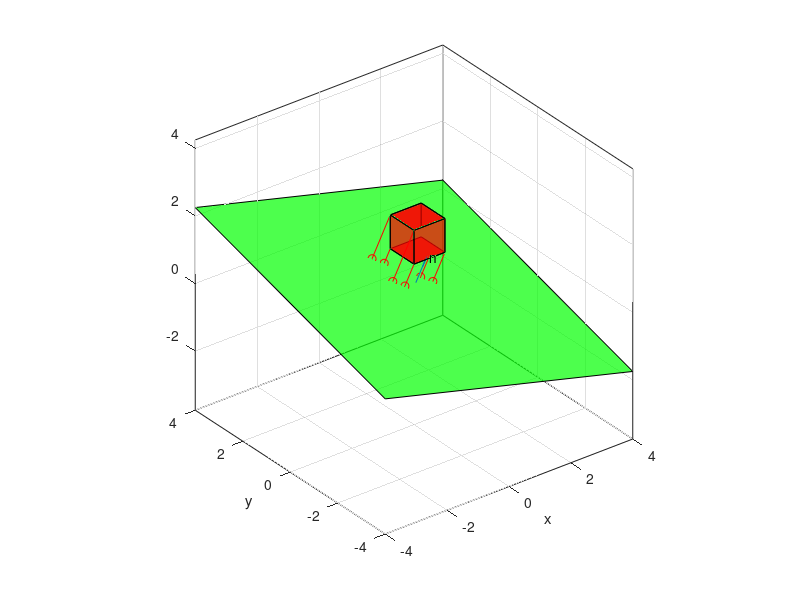

MATLAB code for this plot:
%% Uppgift 1a
X=[1 3 3];
Y=[1 3 1];
fill(X,Y, 'g', 'edgecolor', 'k', 'linewidth' ,1), hold on
axis equal, axis([-10 10 -1 10]), pause(1)
v=pi/6; 
A=[cos(v) -sin(v); sin(v) cos(v)];
P=[X;Y];

for i=1:3
    P=A*P;
    fill(P(1,:),P(2,:),'g','edgecolor','r','linewidth',1), pause(1)
end
hold off

%% 1b
X=[1 3 3];
Y=[1 3 1];
fill(X,Y, 'g', 'edgecolor', 'k', 'linewidth' ,1), hold on
axis equal, axis([-10 10 -1 10]), pause(1)
t=[-2;0.8];
P=[X;Y];

for i=1:3
    P=P+t*ones(size(X)); 
    fill(P(1,:),P(2,:),'g','edgecolor','r','linewidth',1), pause(1)
end
hold off


%% Uppgift 2
%Skapar en kub
H=[0 1 0 1 0 1 0 1; 0 0 1 1 0 0 1 1; 0 0 0 0 1 1 1 1];
S=[1 2 4 3; 1 2 6 5; 1 3 7 5; 3 4 8 7; 2 4 8 6; 5 6 8 7];

figure(1), clf, axis equal, axis ([-1.5 5 -1.5 5 -1 5]), grid on, box on, hold on, view(45,30)

for i=1:size(S,1)
    Si=S(i,:); 
    fill3(H(1,Si),H(2,Si),H(3,Si),'g','facealpha',0.7)
end

%Roterar kuben
v=pi/1.5;
A=[cos(v) -sin(v) 0; sin(v) cos(v) 0; 0 0 1];

H=A*H;

pause(1)
for i=1:size(S,1)
        Si=S(i,:); 
    fill3(H(1,Si),H(2,Si),H(3,Si),'g','facealpha',0.7)
end

pause(1)

%flyttar kuben
T=[3; 3; 2;];
F=[];

for i=1:8
    f=H(:,i)+T;
    F=[F f];
end

for i=1:size(S,1)
        Si=S(i,:); 
    fill3(F(1,Si),F(2,Si),F(3,Si),'r','facealpha',0.7)
end

pause(1)

%Roterar igen
v=pi/10;
A=[1 0 0; 0 cos(v) -sin(v); 0 sin(v) cos(v)];

F=A*F;

for i=1:size(S,1)
        Si=S(i,:); 
    fill3(F(1,Si),F(2,Si),F(3,Si),'r','facealpha',0.7)
end


hold off
%% Uppgift 4
clear all
close all
clc

%Rita ut planet
xmin=-2; xmax=2; ymin=-2; ymax=2;
a=1; b=-1; c=4; d=1;
X=[xmin xmax xmax xmin]; Y=[ymin ymin ymax ymax];
Z=(d-a*X-b*Y)/c;
fill3(X,Y,Z,'g','facealpha',0.7),hold on
xlabel('x'), ylabel('y')
axis equal, grid on 

%Rita ut normalen
U = quiver3(Z(1),Z(1),Z(1),a,b,c,0.2)
text(0.5,0,1,'n')

%skapar en godtyckling punkt x
n = [a b c];
x=[1 1 1] ;
plot3(x(1),x(2),x(3),'ro');
text(x(1)+0.1,x(2),x(3),'x');

%skapar en punkt p? planet med en vektor fr?n den godtyckliga punkten
alph = (d-dot(n,x))/dot(n,n);
xo = x+alph*n;
plot3(xo(1),xo(2),xo(3),'ro');
v=[xo;x];
plot3(v(:,1),v(:,2),v(:,3),'r');
text(xo(1)+0.1,xo(2),xo(3),'x_o');

%speglar vektorn mellan pukten p? planet och den godtyckliga punkten
xr = x + 2*alph*n;
plot3(xr(1),xr(2),xr(3),'ro');
u=[xr;x];
plot3(u(:,1),u(:,2),u(:,3),'r');
text(xr(1)+0.1,xr(2),xr(3),'x_r');
hold off

%% Uppgift 5
clear all
close all
clc

% Rita ut planet
xmin=-4; xmax=4; ymin=-4; ymax=4;
a=1; b=-1; c=4; d=1;
X=[xmin xmax xmax xmin]; Y=[ymin ymin ymax ymax];
Z=(d-a*X-b*Y)/c;
fill3(X,Y,Z,'g','facealpha',0.7), hold on
xlabel('x'), ylabel('y') 

%Rita ut normalen
U = quiver3(Z(1),Z(1),Z(1),a,b,c,0.2)
text(0.5,0,1,'n')

% Kubens kordinater och form
H=[0 1 0 1 0 1 0 1;
  0 0 1 1 0 0 1 1; 
  1 1 1 1 2 2 2 2];
S=[1 2 4 3; 
  1 2 6 5; 
  1 3 7 5;
  3 4 8 7;
  2 4 8 6;
  5 6 8 7];

% Rita ut kuben med v?rderna fr?n s och h
figure(1)
for i=1:size(S,1)
    Si=S(i,:); fill3(H(1,Si),H(2,Si),H(3,Si),'r','facealpha',0.7)
end

% plota ut linjen som g?r mellan kuben till normalen skapar en punkt p?
% planet f?r att andv?nda till inverteringen
n = [a b c];
alph = []
for i=1:8
    alph = (d-dot(n,H(:,i)))/dot(n,n);
    xo = H(:,i).'+alph*n;
    plot3(xo(1),xo(2),xo(3),'ro');
    v=[xo;H(:,i).'];
    plot3(v(:,1),v(:,2),v(:,3),'r');
end

%Plota ut de inverterade linjerna. och skapar en punkt i slutet av dem
xra = [];
for i=1:8
    alph = (d-dot(n,H(:,i)))/dot(n,n);
    xr = H(:,i).' + 2*alph*n;
    xra = [xra (H(:,i).'+2*alph*n).'];
    plot3(xr(1),xr(2),xr(3),'ro');
    u=[xr;H(:,i).'];
    plot3(u(:,1),u(:,2),u(:,3),'r');
end

%plota ut den nya kuben. Andv?nder xra punkterna for att plota ut nya kuben
for i=1:size(S,1)
    Si=S(i,:); fill3(xra(1,Si),xra(2,Si),xra(3,Si),'b','facealpha',0.7)
end

hold off, axis equal, axis tight, grid on